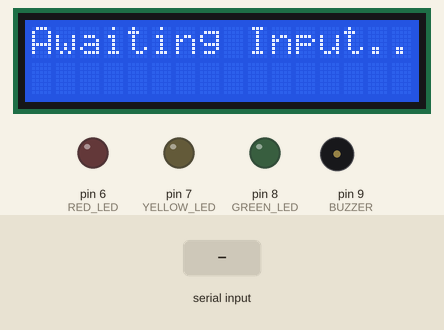
This sketch was run on a simulated Arduino Uno, built with avr-gcc and run on an emulated ATmega328P. Shown: 16×2 character LCD, output pins drawn as LEDs (lit = HIGH), buzzer (waves = sounding). Inputs (shaded band) come from the test bench. What the sketch prints to the serial monitor is not drawn.

Above: at 1.2 s.
1.3 s: "Y\n" received over Serial
At 2.3 s:
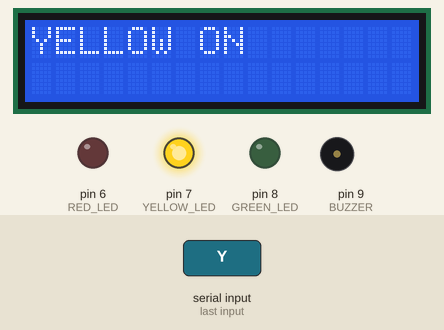
At 8.1 s:
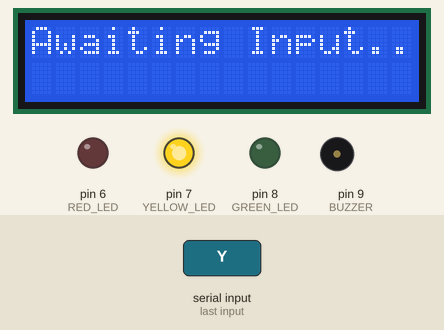
Timing chart, 0 to 9.6 s (numbered marks = the images above; inputs shaded):
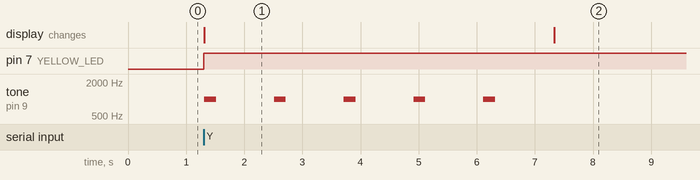

The sketch:

LCD_LED_Buzzer-Control-Method_Chain.ino
```cpp
#include <Wire.h>
#include <LiquidCrystal_I2C.h>

LiquidCrystal_I2C lcd(0x27, 16, 2);

const int RED_LED = 6;
const int YELLOW_LED = 7;
const int GREEN_LED = 8;
const int BUZZER = 9;

const int BUZZER_FREQ = 1000;
const int BUZZER_DURATION = 200;
const int BUZZER_REPEAT = 5;
const int YELLOW_INTERVAL = 1000;
const int GREEN_INTERVAL = 3000;

volatile bool keepBuzzing = false;

class DeviceController {
  int ledPin;
  bool buzzerState;

public:
  DeviceController() : ledPin(-1), buzzerState(false) {}

  DeviceController& setLED(int pin) {
    this->ledPin = pin;
    return *this;
  }

  DeviceController& ledOn() {
    if (ledPin != -1) {
      digitalWrite(ledPin, HIGH);
    }
    return *this;
  }

  DeviceController& ledOff() {
    if (ledPin != -1) {
      digitalWrite(ledPin, LOW);
    }
    return *this;
  }

  DeviceController& displayMessage(const char* msg) {
    lcd.clear();
    lcd.print(msg);
    return *this;
  }

  DeviceController& buzzerOn(int freq, int duration) {
    tone(BUZZER, freq, duration);
    return *this;
  }

  DeviceController& buzzerOff() {
    noTone(BUZZER);
    return *this;
  }

  DeviceController& buzzerRepeat(int freq, int duration, int repeat, int interval) {
    for (int i = 0; i < repeat; i++) {
      buzzerOn(freq, duration);
      delay(duration);
      buzzerOff();
      delay(interval);
    }
    return *this;
  }
};

DeviceController device;

void setup() {
  pinMode(RED_LED, OUTPUT);
  pinMode(YELLOW_LED, OUTPUT);
  pinMode(GREEN_LED, OUTPUT);
  pinMode(BUZZER, OUTPUT);

  Serial.begin(9600);
  lcd.init();
  lcd.backlight();
  lcd.setCursor(0, 0);
  lcd.print("Awaiting Input...");
}

void loop() {
  if (Serial.available() > 0) {
    char input = Serial.read();
    if (input == '\n' || input == '\r') {
      return;
    }
    inputHandler(input);
  }

  if (keepBuzzing) {
    tone(BUZZER, BUZZER_FREQ);
  }
}

void resetOutputs() {
  lcd.clear();
  digitalWrite(RED_LED, LOW);
  digitalWrite(YELLOW_LED, LOW);
  digitalWrite(GREEN_LED, LOW);
  keepBuzzing = false;
  device.buzzerOff();
}

void initialMessage(){
  lcd.clear();
  lcd.setCursor(0,0);
  lcd.print("Awaiting Input...");
}

void inputHandler(char input) {
  resetOutputs();
  input = toupper(input);
  Serial.println("=== Session Started ===");

  switch (input) {
    case 'C':
      break;
    case 'R':
      device.setLED(RED_LED)
            .ledOn()
            .displayMessage("RED ON");
      keepBuzzing = true;
      break;
    case 'Y':
      device.setLED(YELLOW_LED)
            .ledOn()
            .displayMessage("YELLOW ON")
            .buzzerRepeat(BUZZER_FREQ, BUZZER_DURATION, BUZZER_REPEAT, YELLOW_INTERVAL);
      initialMessage();
      break;
    case 'G':
      device.setLED(GREEN_LED)
            .ledOn()
            .displayMessage("GREEN ON")
            .buzzerRepeat(BUZZER_FREQ, BUZZER_DURATION, BUZZER_REPEAT, GREEN_INTERVAL);
      initialMessage();
      break;
    default:
      device.displayMessage("(422) Unprocessable Entity");
      Serial.println("Invalid command received.");
      delay(3000);
      initialMessage();
      break;
  }
}
```

Measured:
- after the input at 1.3 s, pin 7 (YELLOW_LED): LOW → HIGH at once; tone on pin 9 (BUZZER): alternates 1000 Hz for 0.20 s and silent for 1.0 s, 10 changes in all, then stays silent, starting at once; the display: changes at once (image 1)
- what the display in image 1 shows lasts 6.0 s, from 1.3 s to 7.3 s
